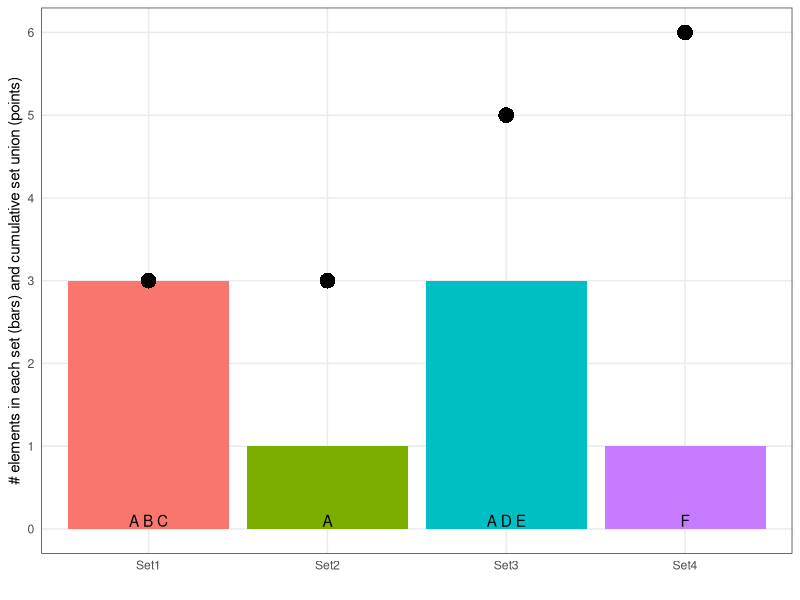

This figure's R source:
## ---- chunk 1
library(plyr)
library(dplyr)
library(ggplot2)
## ---- chunk 2
element <- c("A","B","C","A","A","D","E","F")
id <- c("Set1", "Set1", "Set1", "Set3", "Set2", "Set3","Set3","Set4")
df <- data.frame(id, element)
df
## ---- chunk 3
df.cc <- mutate(df[order(df$id),],cc=cumsum(!duplicated(unlist(element))))
df.cc
## ---- chunk 4
df.cc.max <- ddply(df.cc, .(id), summarise, n_elements=length(element), ccmax=max(cc), elements=paste(element,collapse=" "))
df.cc.max
## ---- chunk 5
ggplot(df.cc.max,aes(x=id,fill=id)) +
  geom_bar(aes(y=n_elements),stat="identity") +
  geom_point(aes(y=ccmax, fill=id),shape=16,size=5) +
  geom_text(y=0.1,aes(label=elements)) +
  theme_bw() + theme(legend.position="none",axis.ticks=element_blank(),panel.grid.minor.y=element_blank()) +
  xlab("") +
  scale_y_continuous("# elements in each set (bars) and cumulative set union (points)",breaks=seq(0,6,1),labels=(seq(0,6,1)))
## ---- chunk 6
element <- c("A","B","C","A","A","D","E","F")
prob <- c(0.3, 0.8 , 1.0, 0.9, 0.7, 1.0, 0.2, 0.8)
id <- c("Set1", "Set1", "Set1", "Set3", "Set2", "Set3","Set3","Set4")
df <- data.frame(id, prob, element)
df
## ---- chunk 7
df.cc <- mutate(subset(df[order(df$id),],prob>0.5),cc=cumsum(!duplicated(unlist(element))))
df.cc
